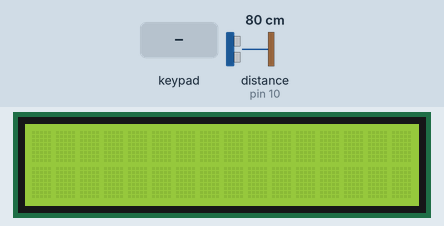
A sketch run on a simulated Arduino Uno, built with avr-gcc and run on an emulated ATmega328P. Parts: 16×2 character LCD. Wiring (inferred from the names in the program): ultrasonic range finder: trigger pin 11; echo pin 10. Inputs (shaded band) come from the test bench; at power-on: distance to the obstacle (sensor on pin 10) 80 cm. The echo pulse lasts 58.3 µs per cm.

Above: at 1.2 s.
1.3 s: distance to the obstacle (sensor on pin 10) set to 39 cm
2.8 s: distance to the obstacle (sensor on pin 10) set to 31 cm
At 3.9 s:
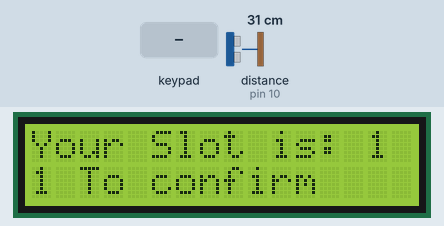
4.3 s: distance to the obstacle (sensor on pin 10) set to 60 cm
At 5.2 s:
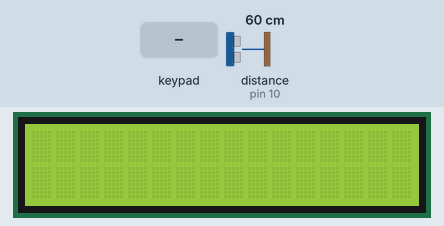
5.8 s: distance to the obstacle (sensor on pin 10) set to 2 cm
At 6.3 s:
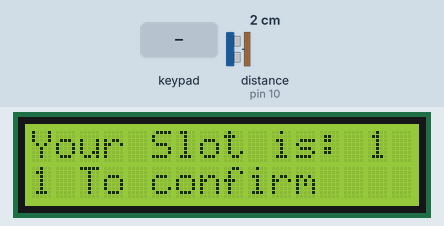
7.3 s: keypad keys 1 3 9 7 pressed 0.4 s apart
At 9.5 s:
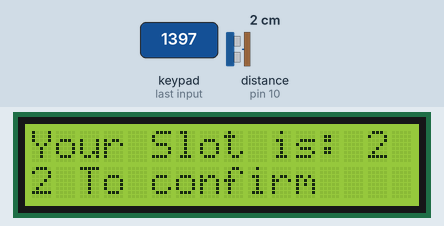
10.4 s: key '2' pressed
At 11.1 s:
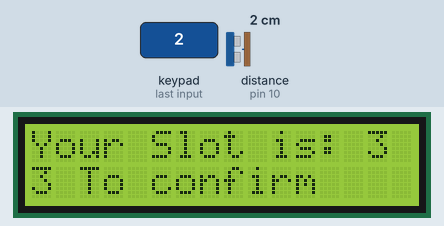
Timing chart, 0 to 12.9 s (numbered marks = the images above; inputs shaded):
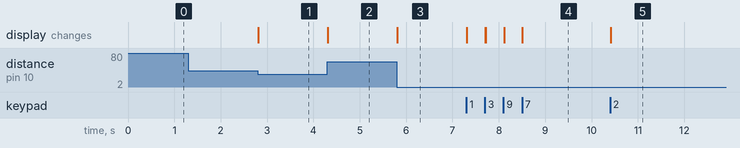

Measured:
- the behaviour switches between 36 and 35 cm on distance to the obstacle (sensor on pin 10) (found by bisection; images 0 and 1)
- after the input at 1.3 s, every drawn part: stays the same
- after the input at 2.8 s, the display: changes at once (image 1)
- after the input at 4.3 s, the display: changes at once (image 2)
- after the input at 5.8 s, the display: changes at once (image 3)
- after the input at 7.3 s, the display: first changes at once (image 4 shows a later state)
- after the input at 10.4 s, the display: first changes at once (image 5 shows a later state)

The sketch:

Uno.ino
```cpp
#include <LiquidCrystal.h>
#include <Keypad.h>


//______________________________ LCD________________________________
LiquidCrystal lcd(A0,A1,A2,A3,A4,A5); //4-bit mode; connect d0-d3 in addition for 8-bit mode
void lcd_setup()
{
    lcd.begin(16,2);
}
void lcd_loop(String line1, String line2 )
{

      lcd.setCursor(0,0);
      lcd.print(line1);
      lcd.setCursor(0,1);
      lcd.print(line2);

}
//___________________________________________________________________


//______________________________ keypad________________________________
const byte ROWS = 4;
const byte COLS = 4;
//Assign key values in 4x4 matrix
char keys[ROWS][COLS] = {
  {'1','2','A','3'},
  {'4','5','B','6'},
  {'7','8','C','9'},
  {'*','0','D','#'}
};
byte rowPins[ROWS] = {2, 3, 4, 5}; //R1,R2,R3,R4
//connect to the column pinouts of the keypad
byte colPins[COLS] = {6, 7, 8, 9};//C1,C2,C3,C4

Keypad keypad = Keypad( makeKeymap(keys), rowPins, colPins, ROWS, COLS );
String keypad_loop()
{

  char key = keypad.getKey();
  if (key) {
    lcd.clear();
    String s ="";
    s+=key;
    return s;
  }
  return "";

}

//___________________________________________________________________


//______________________________ ultrasonic 1 ________________________________


int trig =11;
int echo =10;
int ultrasonic_power = 12;
void ultrasonic1_setup()
{
  pinMode(trig , OUTPUT);
  pinMode(ultrasonic_power , OUTPUT);
  pinMode(echo , INPUT);
}
float dis_from_ultrasonic1()
{
  digitalWrite(ultrasonic_power,HIGH);
  digitalWrite(trig,LOW);
  delayMicroseconds(2);
  digitalWrite(trig,HIGH);
  delayMicroseconds(10);
  digitalWrite(trig,LOW);
  float Zeit = pulseIn(echo,HIGH);
  float Strecke=Zeit*0.017;
  return Strecke ;
}
//___________________________________________________________________

//______________________________main logic ________________________________
const int number_of_parking_slots =6;
int free_S[number_of_parking_slots] = {0};
long time[number_of_parking_slots]={0};
int free_count =number_of_parking_slots;
float distance_threshhold = 35.0;
int first_free_index()
{
  for(int i=0 ; i<number_of_parking_slots ; i++)
  {
    if(free_S[i]==0)
    {
      return i;
    }

  }
}

void update_system_param(int index)
{
  free_S[index]=1;
  time[index]= millis();
  free_count--;
}
void main_logic()
{
    if(dis_from_ultrasonic1()<= distance_threshhold )
    {
      if(free_count)
      {
          int index= first_free_index()+1;
          String s1 = "Your Slot is: " + String(index);
          String s2 =  String(index)+ " To confirm";
          lcd_loop(s1 , s2);
          if(keypad_loop()==String(index))
          {
              //connectBetweenMegaAndArduino(index);
              update_system_param(index-1);


          }

      }
      else
      {
         lcd_loop("I am Full :(" ,"Come Back later");
      }
    }
    else
    {
      lcd.clear();
    }
}
//___________________________________________________________________

//______________Connection between mega and arduino__________________
//void connectBetweenMegaAndArduino(int indexOfCar){
  //Serial.write(indexOfCar);
//}
//___________________________________________________________________
void setup()
{
  Serial.begin(9600);
  lcd_setup();
  ultrasonic1_setup();
}

void loop()
{
//  lcd_loop("Hi, helloooooooooo" , keypad_loop());
//  Serial.println(dis_from_ultrasonic1());

main_logic();
}
```
